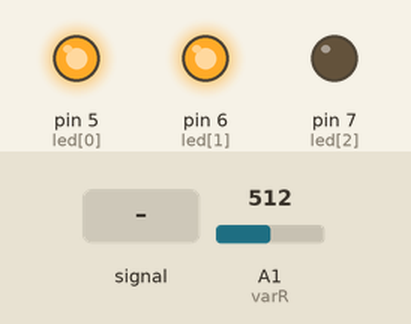
The sketch below on a simulated Arduino Uno, built with avr-gcc and run on an emulated ATmega328P. On the bench: output pins drawn as LEDs (lit = HIGH). Inputs (shaded band) come from the test bench; at power-on: A1 (varR) = 512. What the sketch prints to the serial monitor is not drawn.

Above: at 1.2 s.
1.3 s: A1 (varR) fed a 200 Hz sine of ±81 counts around its level
At 2.0 s:
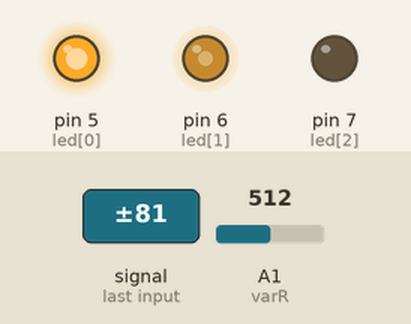
2.8 s: A1 (varR) set to 716
At 3.9 s:
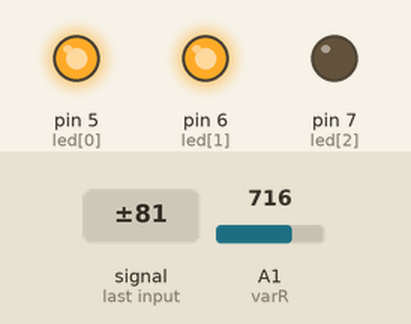
4.3 s: A1 (varR) set to 750
5.8 s: A1 (varR) set to 782
At 7.0 s:
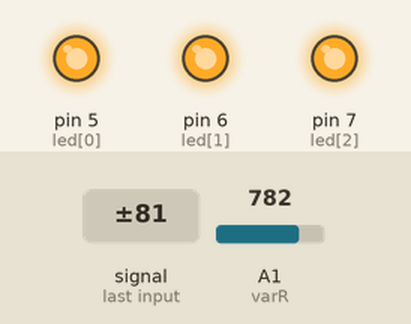
7.3 s: A1 (varR) set to 246
At 8.3 s:
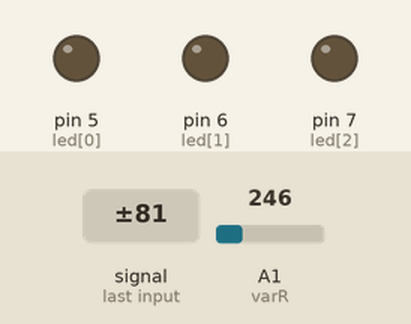
8.8 s: A1 (varR) set to 522
At 9.4 s:
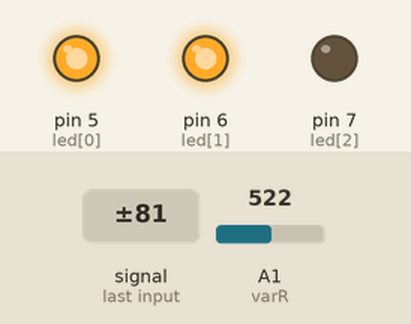
Timing chart, 0 to 11.3 s (numbered marks = the images above; inputs shaded):
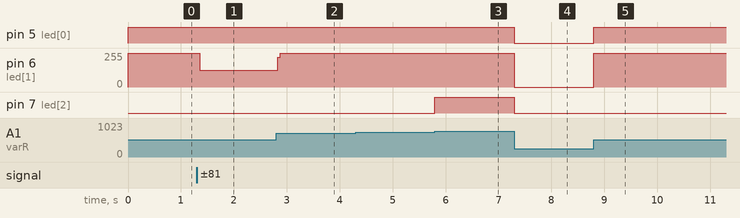

Measured:
- the behaviour switches between 767 and 768 on A1 (varR) (found by bisection; images 2 and 3)
- after the input at 1.3 s, pin 6 (led[1]): 255/255 → 127/255 after 0.05 s
- after the input at 2.8 s, pin 6 (led[1]): 127/255 → 255/255 at once
- after the input at 5.8 s, pin 7 (led[2]): LOW → HIGH at once
- after the input at 7.3 s, pin 5 (led[0]), pin 7 (led[2]): HIGH → LOW at once; pin 6 (led[1]): 255/255 → 0/255 at once
- after the input at 8.8 s, pin 5 (led[0]): LOW → HIGH at once; pin 6 (led[1]): 0/255 → 255/255 at once

The sketch:

variable_register_led3.ino
```cpp
const int varR = A1;
const int led[3] = {5, 6, 7};

void setup() {
  Serial.begin(115200);
  for(int i=0; i<3; i++){
    pinMode(led[i], OUTPUT);
  }
}

void loop() {
  int value = analogRead(varR);
  Serial.println(value);
  //delay(300);

  // 가변저항: 0 ~ 1023, LED: 0 ~ 255
  if(value >= 256){
    digitalWrite(led[0], HIGH);
  }else{
    digitalWrite(led[0], LOW);
  }

  if(value >= 512){
    digitalWrite(led[1], HIGH);
  }else{
    digitalWrite(led[1], LOW);
  }

  if(value >= 768){
    digitalWrite(led[2], HIGH);
  }else{
    digitalWrite(led[2], LOW);
  }
}
```
